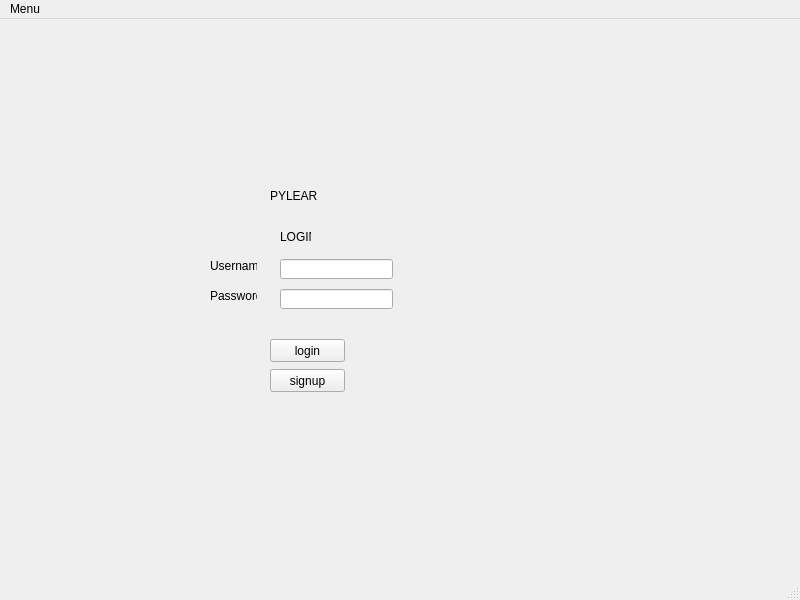
<?xml version="1.0" encoding="UTF-8"?>
<ui version="4.0">
 <class>MainWindow</class>
 <widget class="QMainWindow" name="MainWindow">
  <property name="geometry">
   <rect>
    <x>0</x>
    <y>0</y>
    <width>800</width>
    <height>600</height>
   </rect>
  </property>
  <property name="windowTitle">
   <string>MainWindow</string>
  </property>
  <widget class="QWidget" name="centralwidget">
   <widget class="QLabel" name="pylearn">
    <property name="geometry">
     <rect>
      <x>270</x>
      <y>170</y>
      <width>47</width>
      <height>13</height>
     </rect>
    </property>
    <property name="text">
     <string>PYLEARN</string>
    </property>
   </widget>
   <widget class="QLabel" name="username_lbl">
    <property name="geometry">
     <rect>
      <x>210</x>
      <y>240</y>
      <width>47</width>
      <height>13</height>
     </rect>
    </property>
    <property name="text">
     <string>Username</string>
    </property>
   </widget>
   <widget class="QLabel" name="password_lbl">
    <property name="geometry">
     <rect>
      <x>210</x>
      <y>270</y>
      <width>47</width>
      <height>13</height>
     </rect>
    </property>
    <property name="text">
     <string>Password</string>
    </property>
   </widget>
   <widget class="QLineEdit" name="username">
    <property name="geometry">
     <rect>
      <x>280</x>
      <y>240</y>
      <width>113</width>
      <height>20</height>
     </rect>
    </property>
   </widget>
   <widget class="QLineEdit" name="password">
    <property name="geometry">
     <rect>
      <x>280</x>
      <y>270</y>
      <width>113</width>
      <height>20</height>
     </rect>
    </property>
    <property name="echoMode">
     <enum>QLineEdit::Password</enum>
    </property>
   </widget>
   <widget class="QPushButton" name="login_btn">
    <property name="geometry">
     <rect>
      <x>270</x>
      <y>320</y>
      <width>75</width>
      <height>23</height>
     </rect>
    </property>
    <property name="text">
     <string>login</string>
    </property>
   </widget>
   <widget class="QPushButton" name="signup_btn">
    <property name="geometry">
     <rect>
      <x>270</x>
      <y>350</y>
      <width>75</width>
      <height>23</height>
     </rect>
    </property>
    <property name="text">
     <string>signup</string>
    </property>
   </widget>
   <widget class="QLabel" name="label">
    <property name="geometry">
     <rect>
      <x>280</x>
      <y>210</y>
      <width>31</width>
      <height>16</height>
     </rect>
    </property>
    <property name="text">
     <string>LOGIN</string>
    </property>
   </widget>
  </widget>
  <widget class="QMenuBar" name="menubar">
   <property name="geometry">
    <rect>
     <x>0</x>
     <y>0</y>
     <width>800</width>
     <height>21</height>
    </rect>
   </property>
   <widget class="QMenu" name="menuMenu">
    <property name="title">
     <string>Menu</string>
    </property>
    <addaction name="actionQuit"/>
   </widget>
   <addaction name="menuMenu"/>
  </widget>
  <widget class="QStatusBar" name="statusbar"/>
  <action name="actionQuit">
   <property name="text">
    <string>Quit</string>
   </property>
  </action>
 </widget>
 <resources/>
 <connections/>
</ui>
